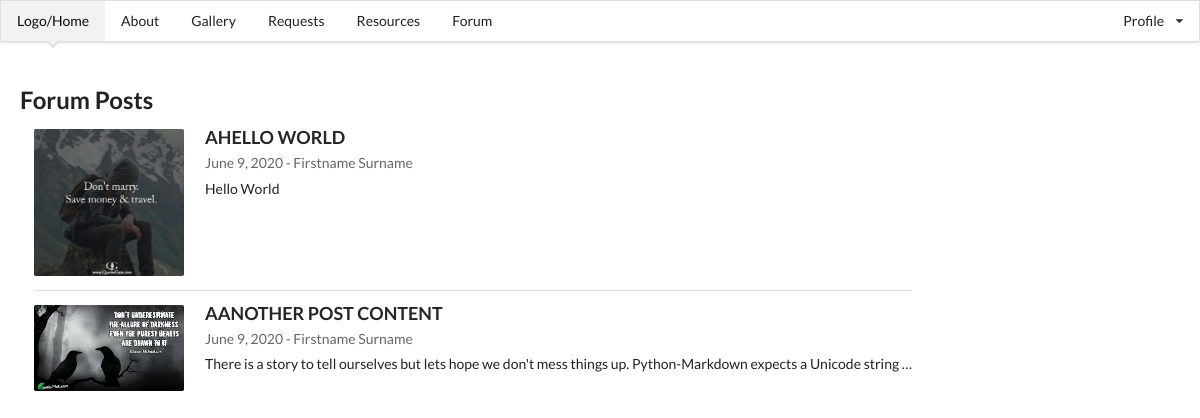
The app's page /forum/ (signed in) with its own data.
### church_app/models.py (models this page shows, shortened)
class Forum(models.Model):
    author = models.ForeignKey(User, on_delete=models.CASCADE)
    title = models.CharField(max_length=150,null=False)
    content = models.TextField(null=False)
    image = models.ImageField(default=None,upload_to='post_images')
    date_posted = models.DateField(default=timezone.now)

class Profile(models.Model):
    user = models.OneToOneField(User,on_delete=models.CASCADE)
    firstname = models.CharField(max_length=50, blank=False, default='Firstname')
    member_id= models.CharField(unique=True, max_length=10, null=True)
    resident_address = models.CharField(blank=True, default='Not Specified',max_length=100)
    surname = models.CharField(max_length=50, blank=False,default='Surname')
    date_of_birth = models.DateField(auto_now=False,default=timezone.now)
    date_added = models.DateField(auto_now=True)
    region = models.CharField(blank=False,max_length=50,default='Region')
    phone_number = models.CharField(unique=True, max_length=10, null=True)
    image = models.ImageField(default='user_image.png',upload_to='profile_images')
    gender = models.CharField(blank=False,max_length=10, default='Gender')
    wing_name = models.CharField(default='Not Provided',max_length=50)

### church_app/views.py (the view)
# urls.py: path('forum/', views.forum, name='forum-home'),
@login_required
def forum(request):
    forum_posts = Forum.objects.all()
    context={'posts':forum_posts, 'title':'Forum Posts'}
    return render(request, 'church_app/forum.html', context)

### church_app/templates/church_app/forum.html
{% extends 'church_app/layout.html' %}
{% block content %}
<br/>
<br/>
<h2 class='ui header'>Forum Posts </h2>
 <div class='ui padded stackable grid'>
    <div class="ui divided items">
    {% if posts %}
            {% for post in posts %}
            <div class="item">
            <div class="ui small image">
            <img src="{{post.image.url}}">
            </div>
            <div class="content">
                <a class="header" href="{% url 'post-view' post.id %}">A{{post.title|upper}}</a>
                <div class="meta">
                    <span>{{post.date_posted}} - {{post.author.profile.firstname}} {{post.author.profile.surname}}</span>
                </div>
                <div class='description'>
                    {{post.content|truncatewords:20 }}
                </div>
            </div>
        </div>
            {% endfor %}
        {% else %}
            <div class='ui loading'></div>
    {% endif %}
    </div>
</div>
{% endblock content %}

### church_app/templates/church_app/layout.html (shortened to what this page needs)
{% load static %}
<!DOCTYPE html>
<html lang="en">
<head>
    <link type='text/css' rel='stylesheet' href="{% static 'church_app/dist/semantic.min.css' %}" />
    <link type='text/css' rel='stylesheet' href="{% static 'church_app/dist/custom/c-style.css' %}">
</head>
<body>
    <div class="ui fixed borderless pointing menu" >
         <a class="active item" href="{% url 'home-page' %}">
            Logo/Home
        </a>
      <div class='left menu hide-on-mobile'>
         <a class="item" href="{% url 'about-church' %}">
            About
        </a>
        <a class="item" href="{% url 'our-gallery' %}">
            Gallery
        </a>
         <a class="item" href="{% url 'requests-and-news' %}">
           Requests
        </a>
        <a class="item" href="{% url 'resources' %}">
            Resources
        </a>
        {% if user.is_authenticated %}
           <a class="item" href="{% url 'forum-home' %}">
           Forum
        </a>
        {% endif %}
       </div>
        <div class="right menu hide-on-mobile">
            {% if user.is_authenticated %}
            <div class="ui dropdown item">
              Profile
              <i class="dropdown icon"></i>
            </div>
              {% else %}
            <a class="ui item" href="{% url 'login' %}">
              Login
            </a>
            {% endif %}
        </div>
    </div>
  <div class="pusher">
    {% block content%}
    {%endblock content %}
  </div>
</body>
</html>

### records on screen
Forum: image (picture), title "HELLO WORLD", date_posted "June 9, 2020", author.profile.firstname "Firstname", author.profile.surname "Surname", content "Hello World"
Forum: image (picture), title "ANOTHER POST CONTENT", date_posted "June 9, 2020", author.profile.firstname "Firstname", author.profile.surname "Surname", content "There is a story to tell ourselves but lets hope we don't mess things up. Python-Markdown expects a Unicode string …"
